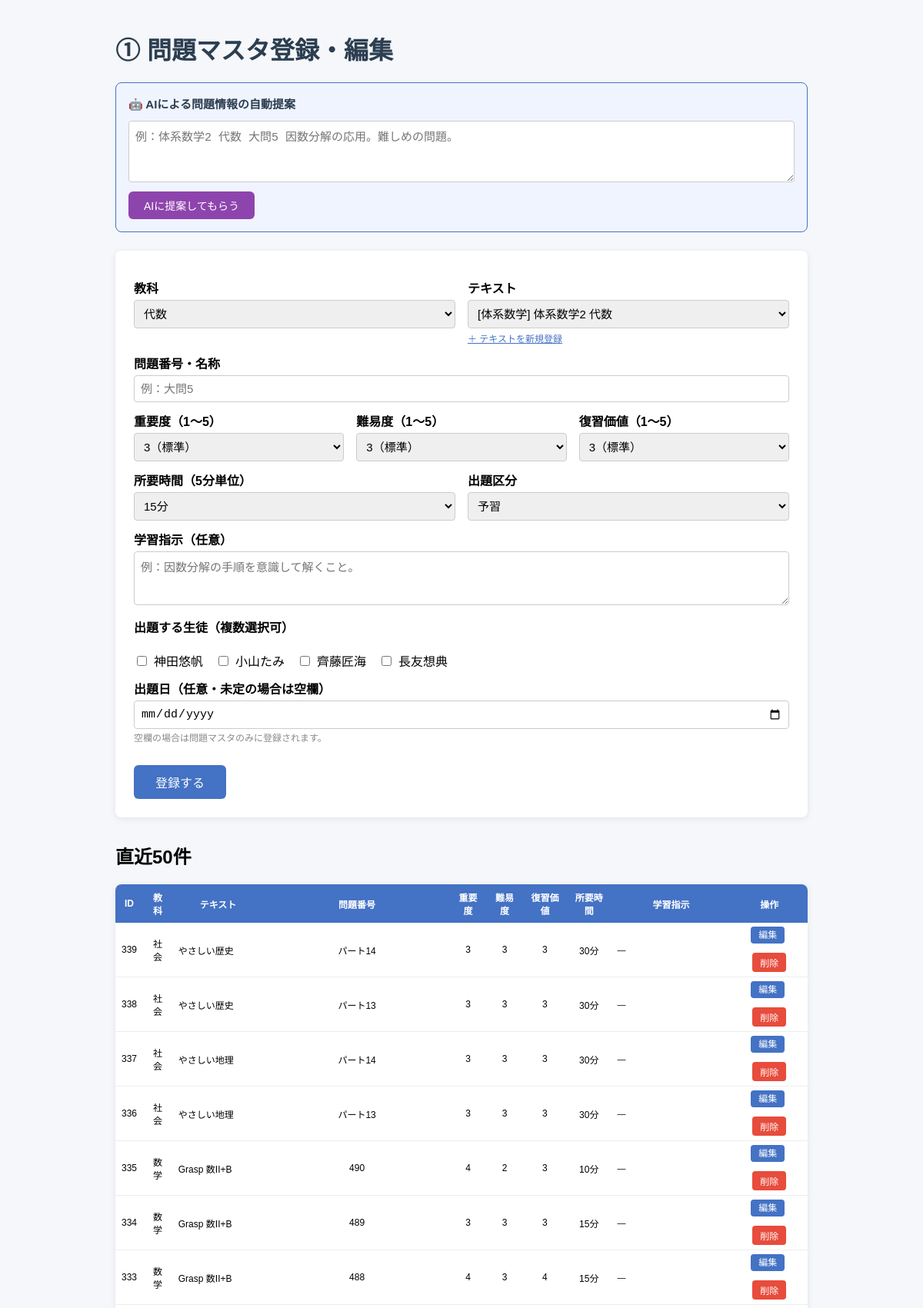
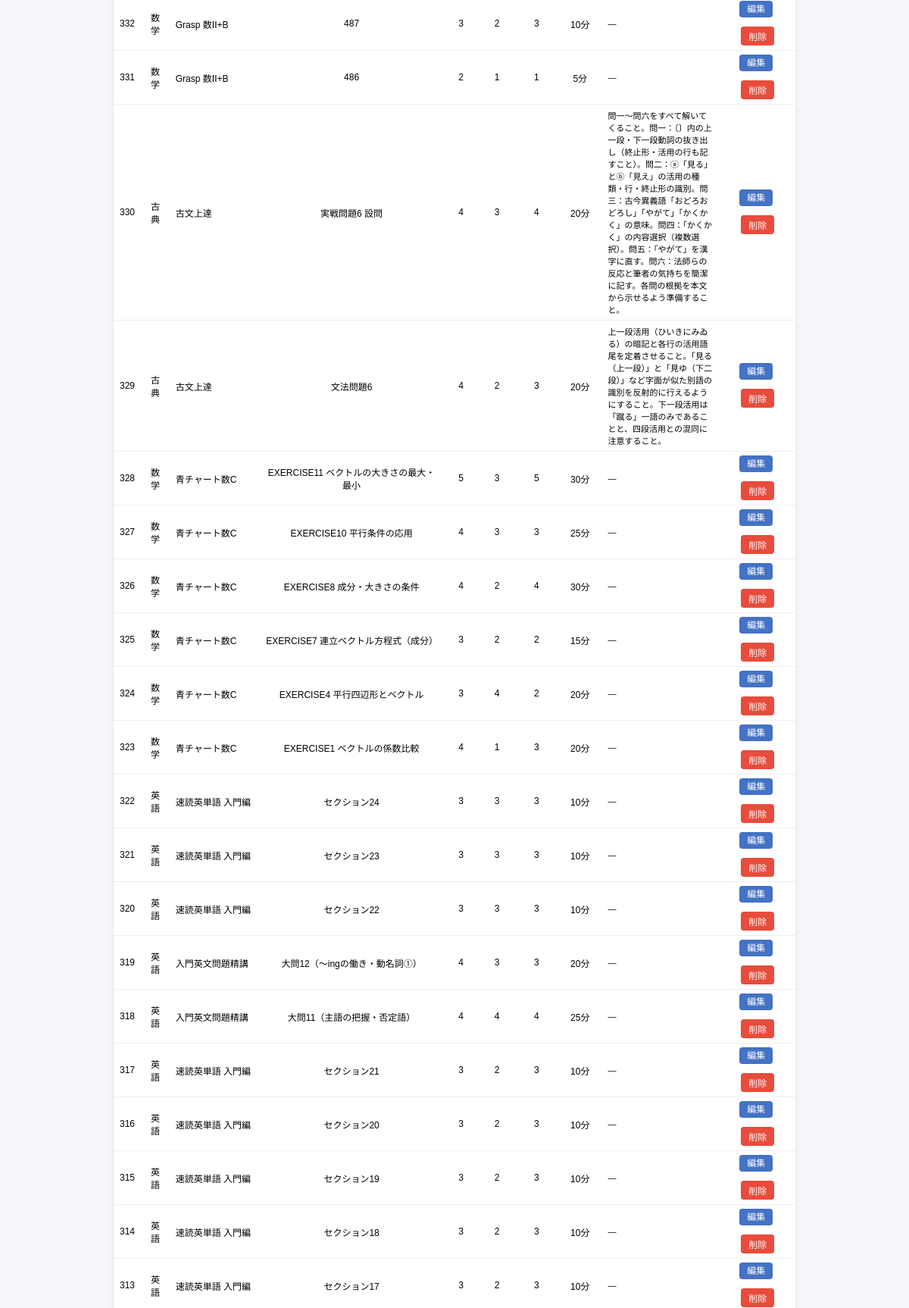
The page /problems (upper part) on the database its author committed (2 pictures, top to bottom).
### tables this page shows
CREATE TABLE students (
            student_id TEXT PRIMARY KEY,
            name TEXT NOT NULL,
            subjects TEXT NOT NULL
        , plan_mode TEXT DEFAULT 'all');

CREATE TABLE problems (
            problem_id INTEGER PRIMARY KEY AUTOINCREMENT,
            subject TEXT NOT NULL,
            textbook TEXT NOT NULL,
            problem_number TEXT NOT NULL,
            importance TEXT NOT NULL,
            type TEXT NOT NULL
        , instruction TEXT, difficulty INTEGER DEFAULT 3, review_value INTEGER DEFAULT 3, estimated_minutes INTEGER DEFAULT 15, textbook_id INTEGER, section_id INTEGER, order_in_textbook INTEGER);

### app.py (the view, shortened to what this page needs)
@app.route("/problems", methods=["GET", "POST"])
def problems():
    conn = get_connection()
    c = conn.cursor()
    c.execute("SELECT * FROM students ORDER BY student_id")
    students = c.fetchall()
    c.execute("""
        SELECT p.problem_id, p.subject, p.textbook, p.problem_number,
               p.importance, p.difficulty, p.review_value,
               p.estimated_minutes, p.instruction
        FROM problems p
        ORDER BY p.problem_id DESC LIMIT 50
    """)
    probs = c.fetchall()
    c.execute("""
        SELECT t.textbook_id, t.name, t.subject,
               s.name as series_name
        FROM textbooks t
        LEFT JOIN series s ON t.series_id = s.series_id
        ORDER BY t.subject, s.name, t.name
    """)
    textbooks_list = c.fetchall()
    c.execute("SELECT DISTINCT subjects FROM students ORDER BY subjects")
    all_subjects = []
    for row in c.fetchall():
        for subj in row["subjects"].split(","):
            s = subj.strip()
            if s and s not in all_subjects:
                all_subjects.append(s)
    all_subjects = sorted(all_subjects)
    conn.close()
    return render_template("problems.html",
                           students=students,
                           problems=probs,
                           textbooks=textbooks_list,
                           all_subjects=all_subjects)

### database.py (called while the page is built)
def get_connection():
    conn = sqlite3.connect(DB_PATH)
    conn.row_factory = sqlite3.Row
    return conn

### templates/problems.html (shortened to what this page needs)
<!DOCTYPE html>
<html lang="ja">
<head>
</head>
<body>
  <h1>① 問題マスタ登録・編集</h1>
  <div class="ai-box">
    <h3>🤖 AIによる問題情報の自動提案</h3>
    <textarea id="ai-input" placeholder="例：体系数学2 代数 大問5 因数分解の応用。難しめの問題。"></textarea>
    <br>
    <button class="btn-ai" onclick="askAI()">AIに提案してもらう</button>
  </div>
  <div class="form-box">
    <form method="POST" id="problem-form">
      <div class="row2">
        <div>
          <label>教科</label>
          <select name="subject" id="f-subject" onchange="filterTextbooks()">
            {% for subj in all_subjects %}
            <option value="{{ subj }}">{{ subj }}</option>
            {% endfor %}
          </select>
        </div>
        <div>
          <label>テキスト</label>
          <select name="textbook_id" id="f-textbook_id">
            {% for t in textbooks %}
            <option value="{{ t.textbook_id }}"
              data-subject="{{ t.subject }}">
              {% if t.series_name %}[{{ t.series_name }}] {% endif %}{{ t.name }}
            </option>
            {% endfor %}
          </select>
          <a href="/textbooks" class="textbook-new">＋ テキストを新規登録</a>
        </div>
      </div>
      <label>問題番号・名称</label>
      <input type="text" name="problem_number" id="f-problem_number"
             placeholder="例：大問5" required>
      <div class="row3">
        <div>
          <label>重要度（1〜5）</label>
          <select name="importance" id="f-importance">
            <option value="3" selected>3（標準）</option>
          </select>
        </div>
        <div>
          <label>難易度（1〜5）</label>
          <select name="difficulty" id="f-difficulty">
            <option value="3" selected>3（標準）</option>
          </select>
        </div>
        <div>
          <label>復習価値（1〜5）</label>
          <select name="review_value" id="f-review_value">
            <option value="3" selected>3（標準）</option>
          </select>
        </div>
      </div>
      <div class="row2">
        <div>
          <label>所要時間（5分単位）</label>
          <select name="estimated_minutes" id="f-estimated_minutes">
            {% for m in range(5, 125, 5) %}
            <option value="{{ m }}" {% if m == 15 %}selected{% endif %}>{{ m }}分</option>
            {% endfor %}
          </select>
        </div>
        <div>
          <label>出題区分</label>
          <select name="category" id="f-category">
            <option value="予習" selected>予習</option>
          </select>
        </div>
      </div>
      <label>学習指示（任意）</label>
      <textarea name="instruction" id="f-instruction"
        placeholder="例：因数分解の手順を意識して解くこと。"></textarea>
      <label>出題する生徒（複数選択可）</label>
      <div class="student-checks">
        {% for s in students %}
        <label>
          <input type="checkbox" name="student_ids" value="{{ s.student_id }}">
          {{ s.name }}
        </label>
        {% endfor %}
      </div>
      <label>出題日（任意・未定の場合は空欄）</label>
      <input type="date" name="scheduled_date">
      <p class="hint">空欄の場合は問題マスタのみに登録されます。</p>
      <button type="submit">登録する</button>
    </form>
  </div>
  <h2>直近50件</h2>
  <table>
    <tr>
      <th>ID</th><th>教科</th><th>テキスト</th><th>問題番号</th>
      <th>重要度</th><th>難易度</th><th>復習価値</th><th>所要時間</th>
      <th>学習指示</th><th>操作</th>
    </tr>
    {% for p in problems %}
    <tr id="row-{{ p.problem_id }}">
      <td>{{ p.problem_id }}</td>
      <td>{{ p.subject }}</td>
      <td class="left">{{ p.textbook }}</td>
      <td>{{ p.problem_number }}</td>
      <td>{{ p.importance }}</td>
      <td>{{ p.difficulty }}</td>
      <td>{{ p.review_value }}</td>
      <td>{{ p.estimated_minutes }}分</td>
      <td class="left" style="max-width:140px;font-size:11px;">{{ p.instruction or "―" }}</td>
      <td>
        <a class="btn-edit" href="/problems/edit/{{ p.problem_id }}">編集</a>
        <button class="btn-del" onclick="deleteProblem({{ p.problem_id }}, this)">削除</button>
      </td>
    </tr>
    {% endfor %}
  </table>
</body>
</html>

### templates/problems.html (style rules this page uses)
body { font-family: sans-serif; max-width: 900px; margin: 40px auto; background: #f5f7fa; }
h1 { color: #2c3e50; }
.form-box { background: white; padding: 24px; border-radius: 8px; margin-bottom: 32px; box-shadow: 0 2px 8px rgba(0,0,0,0.08); }
label { display: block; margin-top: 12px; font-weight: bold; }
input[type="text"], input[type="date"], input[type="number"], select, textarea { width: 100%; padding: 8px; margin-top: 4px; border: 1px solid #ccc; border-radius: 4px; font-size: 15px; box-sizing: border-box; }
textarea { height: 70px; resize: vertical; }
.row2 { display: grid; grid-template-columns: 1fr 1fr; gap: 16px; }
.row3 { display: grid; grid-template-columns: 1fr 1fr 1fr; gap: 16px; }
.hint { font-size: 12px; color: #888; margin-top: 2px; }
.student-checks { display: flex; gap: 16px; margin-top: 8px; flex-wrap: wrap; }
.student-checks label { font-weight: normal; display: flex; align-items: center; gap: 6px; }
.student-checks input { width: auto; }
.ai-box { background: #f0f4ff; border: 1px solid #4472C4; border-radius: 8px; padding: 16px; margin-bottom: 24px; }
.ai-box h3 { margin: 0 0 8px 0; color: #2c3e50; font-size: 15px; }
.ai-box textarea { height: 80px; }
button { margin-top: 16px; padding: 10px 28px; background: #4472C4; color: white; border: none; border-radius: 6px; font-size: 16px; cursor: pointer; }
.btn-ai { background: #8e44ad; font-size: 14px; padding: 8px 20px; margin-top: 8px; }
.btn-edit { padding: 4px 10px; background: #4472C4; color: white; border-radius: 4px; text-decoration: none; font-size: 12px; margin-right: 4px; }
.btn-del { padding: 4px 10px; background: #e74c3c; color: white; border: none; border-radius: 4px; font-size: 12px; cursor: pointer; }
table { width: 100%; border-collapse: collapse; background: white; border-radius: 8px; overflow: hidden; box-shadow: 0 2px 8px rgba(0,0,0,0.08); font-size: 12px; }
th { background: #4472C4; color: white; padding: 8px; }
td { padding: 6px 8px; border-bottom: 1px solid #eee; text-align: center; }
td.left { text-align: left; }
a { color: #4472C4; }
.textbook-new { font-size: 12px; color: #4472C4; margin-top: 4px; display: block; }

### rows shown on the page
students: name "神田悠帆"
students: name "小山たみ"
students: name "齊藤匠海"
students: name "長友想典"
problems: problem_id "339", subject "社会", textbook "やさしい歴史", problem_number "パート14", importance "3", difficulty "3", review_value "3", estimated_minutes "30", instruction "―"
problems: problem_id "338", subject "社会", textbook "やさしい歴史", problem_number "パート13", importance "3", difficulty "3", review_value "3", estimated_minutes "30", instruction "―"
problems: problem_id "337", subject "社会", textbook "やさしい地理", problem_number "パート14", importance "3", difficulty "3", review_value "3", estimated_minutes "30", instruction "―"
problems: problem_id "336", subject "社会", textbook "やさしい地理", problem_number "パート13", importance "3", difficulty "3", review_value "3", estimated_minutes "30", instruction "―"
problems: problem_id "335", subject "数学", textbook "Grasp 数II+B", problem_number "490", importance "4", difficulty "2", review_value "3", estimated_minutes "10", instruction "―"
problems: problem_id "334", subject "数学", textbook "Grasp 数II+B", problem_number "489", importance "3", difficulty "3", review_value "3", estimated_minutes "15", instruction "―"
problems: problem_id "333", subject "数学", textbook "Grasp 数II+B", problem_number "488", importance "4", difficulty "3", review_value "4", estimated_minutes "15", instruction "―"
problems: problem_id "332", subject "数学", textbook "Grasp 数II+B", problem_number "487", importance "3", difficulty "2", review_value "3", estimated_minutes "10", instruction "―"
problems: problem_id "331", subject "数学", textbook "Grasp 数II+B", problem_number "486", importance "2", difficulty "1", review_value "1", estimated_minutes "5", instruction "―"
problems: problem_id "330", subject "古典", textbook "古文上達", problem_number "実戦問題6 設問", importance "4", difficulty "3", review_value "4", estimated_minutes "20", instruction "問一〜問六をすべて解いてくること。問一：〔〕内の上一段・下一段動詞の抜き出し（終止形・活用の行も記すこと）。問二：ⓐ「見る」とⓑ「見え」の活用の種類・行・終止形の識別。問三：古今異義語「おどろおどろし」「やがて」「かくかく」の意味。問四：「かくかく」の内容選択（複数選択）。問五：「やがて」を漢字に直す。問六：法師らの反応と筆者の気持ちを簡潔に記す。各問の根拠を本文から示せるよう準備すること。"
problems: problem_id "329", subject "古典", textbook "古文上達", problem_number "文法問題6", importance "4", difficulty "2", review_value "3", estimated_minutes "20", instruction "上一段活用（ひいきにみゐる）の暗記と各行の活用語尾を定着させること。「見る（上一段）」と「見ゆ（下二段）」など字面が似た別語の識別を反射的に行えるようにすること。下一段活用は「蹴る」一語のみであることと、四段活用との混同に注意すること。"
problems: problem_id "328", subject "数学", textbook "青チャート数C", problem_number "EXERCISE11 ベクトルの大きさの最大・最小", importance "5", difficulty "3", review_value "5", estimated_minutes "30", instruction "―"
problems: problem_id "327", subject "数学", textbook "青チャート数C", problem_number "EXERCISE10 平行条件の応用", importance "4", difficulty "3", review_value "3", estimated_minutes "25", instruction "―"
problems: problem_id "326", subject "数学", textbook "青チャート数C", problem_number "EXERCISE8 成分・大きさの条件", importance "4", difficulty "2", review_value "4", estimated_minutes "30", instruction "―"
problems: problem_id "325", subject "数学", textbook "青チャート数C", problem_number "EXERCISE7 連立ベクトル方程式（成分）", importance "3", difficulty "2", review_value "2", estimated_minutes "15", instruction "―"
problems: problem_id "324", subject "数学", textbook "青チャート数C", problem_number "EXERCISE4 平行四辺形とベクトル", importance "3", difficulty "4", review_value "2", estimated_minutes "20", instruction "―"
problems: problem_id "323", subject "数学", textbook "青チャート数C", problem_number "EXERCISE1 ベクトルの係数比較", importance "4", difficulty "1", review_value "3", estimated_minutes "20", instruction "―"
problems: problem_id "322", subject "英語", textbook "速読英単語 入門編", problem_number "セクション24", importance "3", difficulty "3", review_value "3", estimated_minutes "10", instruction "―"
problems: problem_id "321", subject "英語", textbook "速読英単語 入門編", problem_number "セクション23", importance "3", difficulty "3", review_value "3", estimated_minutes "10", instruction "―"
problems: problem_id "320", subject "英語", textbook "速読英単語 入門編", problem_number "セクション22", importance "3", difficulty "3", review_value "3", estimated_minutes "10", instruction "―"
problems: problem_id "319", subject "英語", textbook "入門英文問題精講", problem_number "大問12（〜ingの働き・動名詞①）", importance "4", difficulty "3", review_value "3", estimated_minutes "20", instruction "―"
problems: problem_id "318", subject "英語", textbook "入門英文問題精講", problem_number "大問11（主語の把握・否定語）", importance "4", difficulty "4", review_value "4", estimated_minutes "25", instruction "―"
problems: problem_id "317", subject "英語", textbook "速読英単語 入門編", problem_number "セクション21", importance "3", difficulty "2", review_value "3", estimated_minutes "10", instruction "―"
problems: problem_id "316", subject "英語", textbook "速読英単語 入門編", problem_number "セクション20", importance "3", difficulty "2", review_value "3", estimated_minutes "10", instruction "―"
problems: problem_id "315", subject "英語", textbook "速読英単語 入門編", problem_number "セクション19", importance "3", difficulty "2", review_value "3", estimated_minutes "10", instruction "―"
problems: problem_id "314", subject "英語", textbook "速読英単語 入門編", problem_number "セクション18", importance "3", difficulty "2", review_value "3", estimated_minutes "10", instruction "―"
problems: problem_id "313", subject "英語", textbook "速読英単語 入門編", problem_number "セクション17", importance "3", difficulty "2", review_value "3", estimated_minutes "10", instruction "―"

### other values the page prints
form field subject "代数"
form field estimated_minutes "15分"
